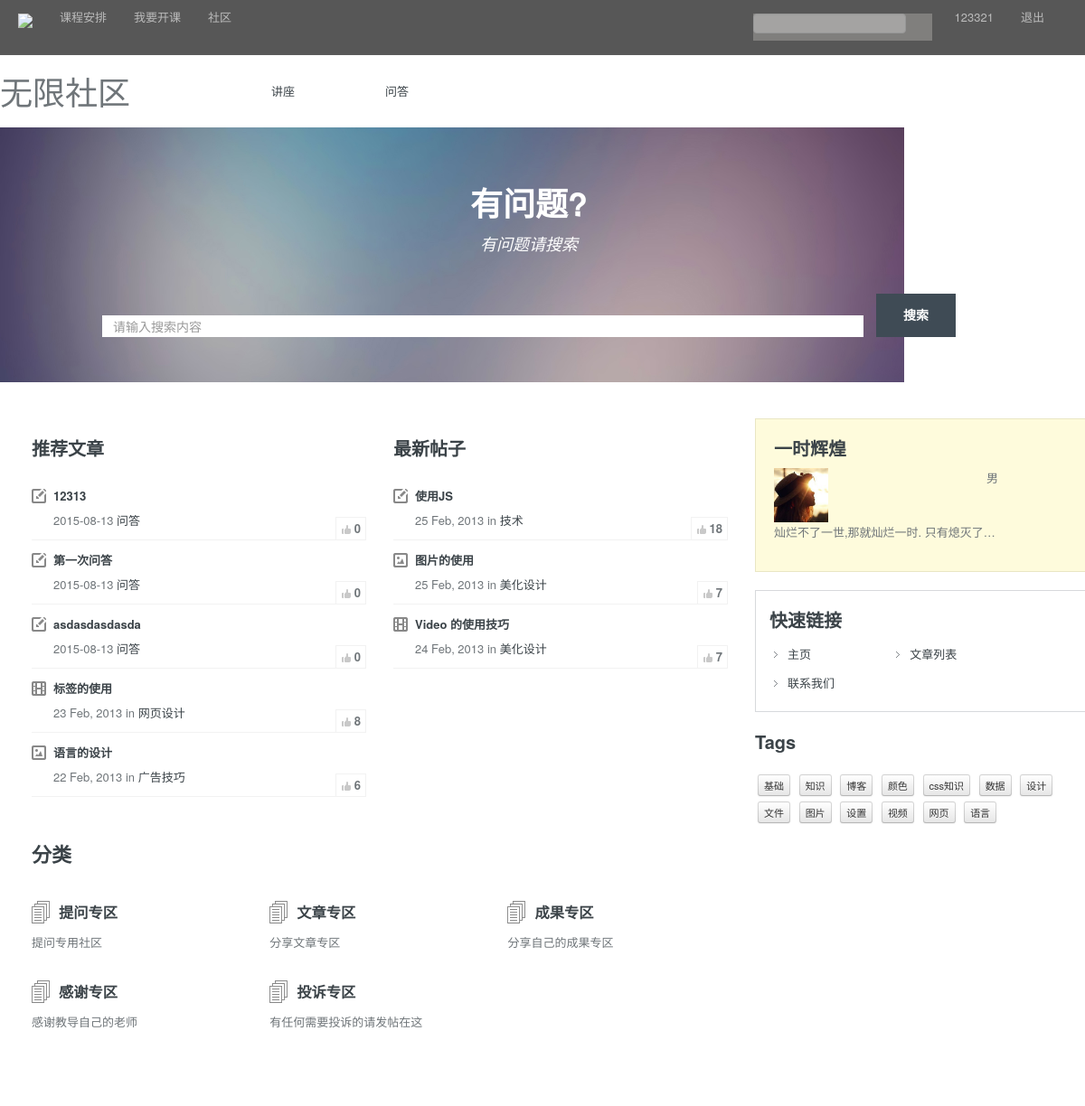
Page /talk/talk_index.php (signed in) on the committed database.
### tables this page shows
CREATE TABLE `members` (
  `id` int(5) unsigned NOT NULL AUTO_INCREMENT COMMENT '//id',
  `username` varchar(20) NOT NULL COMMENT '//用户名',
  `password` varchar(20) NOT NULL COMMENT '//密码',
  `email` varchar(20) NOT NULL COMMENT '//邮箱',
  `sex` tinyint(1) unsigned NOT NULL COMMENT '//性别',
  `face` varchar(20) NOT NULL COMMENT '//头像',
  `regtime` date NOT NULL COMMENT '//注册时间',
  PRIMARY KEY (`id`)
);

CREATE TABLE `artical` (
  `id` int(5) unsigned NOT NULL AUTO_INCREMENT COMMENT '//ID',
  `writer` varchar(20) NOT NULL COMMENT '//发帖人',
  `commont` varchar(200) NOT NULL COMMENT '//内容',
  `titile` varchar(20) NOT NULL COMMENT '//标题',
  `level` tinyint(1) unsigned DEFAULT '0' COMMENT '//是否加精',
  `view` int(6) unsigned DEFAULT '0' COMMENT '//浏览量',
  `type` varchar(5) DEFAULT '问答' COMMENT '//文章类别',
  `time` date NOT NULL COMMENT '//发出时间',
  `ip` varchar(20) NOT NULL COMMENT '//发出地址',
  PRIMARY KEY (`id`)
);

### talk/talk_index.php (the view, shortened to what the rows shown need)
<!doctype html>
         <html lang="en-CN">
<?php
   require"includes/tittle.php";
?>
        <head>
                <link rel="stylesheet" type="text/css" href="css/talkindex.css">
                <link rel='stylesheet' id='responsive-css-css'  href='css/responsive5152.css?ver=1.0' type='text/css' media='all' />
                <link rel='stylesheet' id='pretty-photo-css-css'  href='js/prettyphoto/prettyPhotoaeb9.css?ver=3.1.4' type='text/css' media='all' />
                <link rel='stylesheet' id='main-css-css'  href='css/main5152.css?ver=1.0' type='text/css' media='all' />
                <link rel='stylesheet' id='bootstrap-css-css'  href='css/bootstrap5152.css?ver=1.0' type='text/css' media='all' />
                <link rel='stylesheet' id='responsive-css-css'  href='css/responsive5152.css?ver=1.0' type='text/css' media='all' />
        </head>
        <body>
<?php require"includes/header.php";
?>
                <div class="page-container">
                        <div class="container">
                                <div class="row">
                                        <div class="span8 page-content">
                                                <div class="row separator">
                                                        <section class="span4 articles-list">
                                                                <ul class="articles">
                                                                <?php
                                                                $_row=_query("SELECT * FROM artical LIMIT 3");
                                                                   while(!! $_rows=_fetch_array_list($_row)){
                                                                    $_html=array();
                                                                    $_html['title'] = $_rows['titile'];
                                                                    $_html['commont'] = $_rows['commont'];
                                                                    $_html['type'] = $_rows['type'];
                                                                    $_html['time'] = $_rows['time'];
                                                                    $_html['view'] = $_rows['view'];
                                                                       if($_html['type']=="问答") {
                                                                        $_type='standard';
                                                                       }
                                                                 ?>
                                                                        <li class="article-entry <?php echo  $_type;?> " >
                                                                                <h4><a href="single.php"><?php echo $_html['title']; ?></a></h4>
                                                                                <span class="article-meta"><?php echo $_html['time']; ?> <a href="#" title="">
                                                                                        <?php echo $_html['type']  ?>
                                                                                </a></span>
                                                                                <span class="like-count"><?php echo $_html['view']; ?></span>
                                                                       </li>
                                                                  <?php
                                                                  }
                                                                   ?>
                                                                        <li class="article-entry video">
                                                                                <h4><a href="single.php">标签的使用</a></h4>
                                                                                <span class="article-meta">23 Feb, 2013 in <a href="#" title="">网页设计</a></span>
                                                                                <span class="like-count">8</span>
                                                                        </li>
                                                                        <li class="article-entry image">
                                                                                <h4><a href="single.php">语言的设计</a></h4>
                                                                                <span class="article-meta">22 Feb, 2013 in <a href="#" title="">广告技巧</a></span>
                                                                                <span class="like-count">6</span>
                                                                        </li>
                                                                </ul>
                                                        </section>
                                                </div>
                                                <div class="row home-category-list-area">
                                                        <div class="span8">
                                                                <h2>分类</h2>
                                                        </div>
                                                </div>
                                        </div>
                                </div>
                        </div>
                </div>
</body>
</html>

### talk/includes/header.php (shortened to what the rows shown need)
<nav class="navbar navbar-inverse navbar-fixed-top" id="header">
    <div class="container-fluid">
        <div class="collapse navbar-collapse" id="bs-example-navbar-collapse-1">
<?php
if(isset($_SESSION['email'])){
  $_rows=_fetch_array("SELECT username FROM members WHERE email='{$_SESSION['email']}' LIMIT 1");
  $_html=array();
  $_html['username']=$_rows['username'];
 echo  '<ul class="nav navbar-nav navbar-right">';
 echo  '<li ><a href="user_class.php">'.$_html['username'].'</a></li>';
 echo  '<li id="login"><a href="logout.php">退出</a></li>';
 echo ' </ul>';
}
else{
 echo ' <ul class="nav navbar-nav navbar-right">';
 echo   ' <li id="register"><a href="#">注册</a></li>';
 echo    '<li id="login"><a href="#">登录</a></li>';
 echo  ' </ul>';
        }
 ?>
        </div>
    </div>
</nav>

### rows in the picture
members: username "123321"
artical: titile "12313", time "2015-08-13", type "问答", view "0"
artical: titile "第一次问答", time "2015-08-13", type "问答", view "0"
artical: titile "asdasdasdasda", time "2015-08-13", type "问答", view "0"
